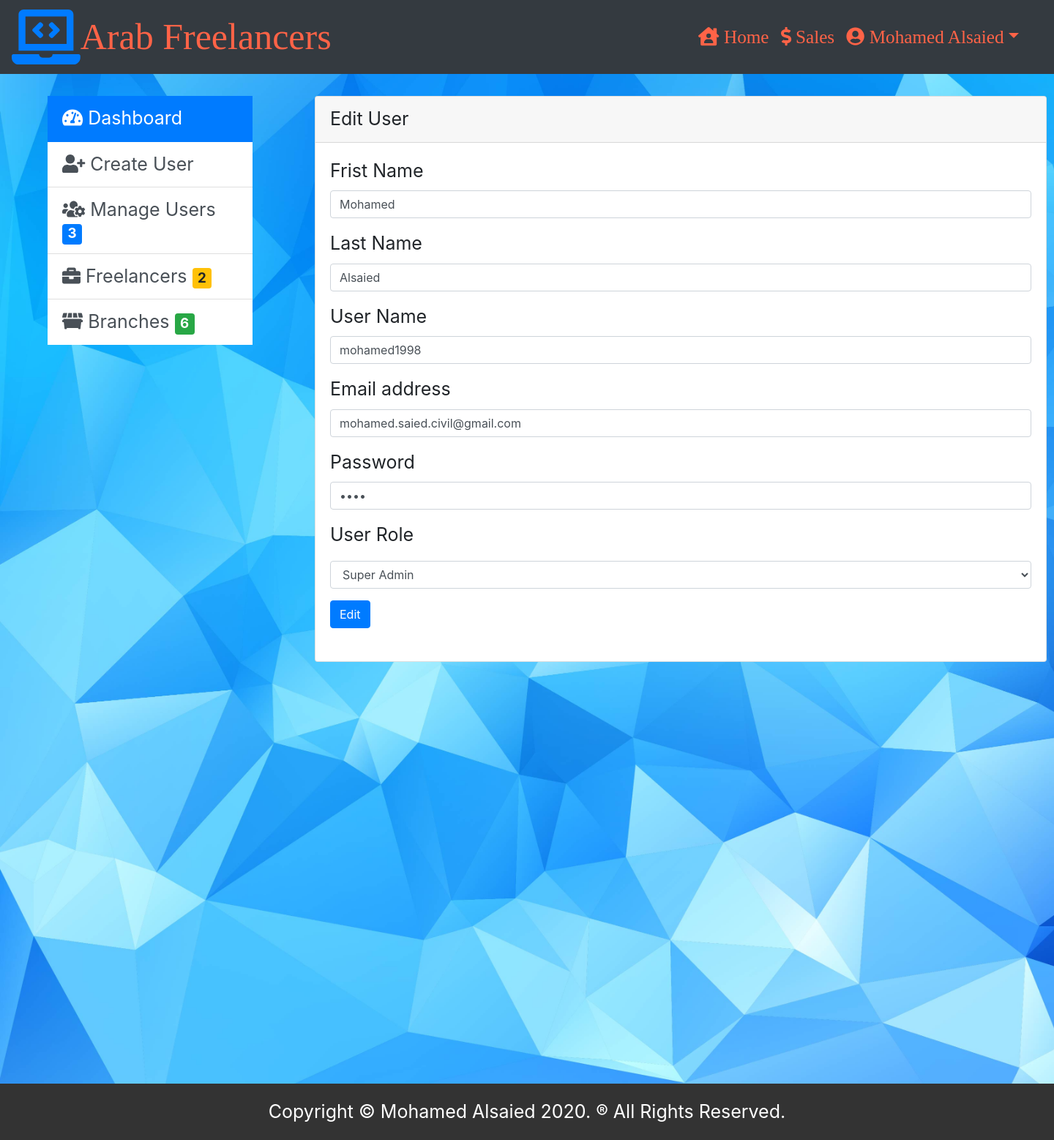
Page /admin/dashboard.php?page=edit&id=1 (signed in) on the committed database.
### tables this page shows
CREATE TABLE `users` (
  `user_id` int(3) NOT NULL,
  `fristname` varchar(100) NOT NULL,
  `lastname` varchar(100) NOT NULL,
  `user_name` varchar(100) NOT NULL,
  `email` varchar(55) NOT NULL,
  `user_pass` varchar(30) NOT NULL,
  `role` int(3) NOT NULL
);

### admin/edit.php (the view, shortened to what this page needs)
<?php
  if (isset($_GET['id'])){
     $id=$_GET['id'];
     $getUser="SELECT * FROM users WHERE user_id ='$id'";
     $result=mysqli_query($connection,$getUser);
     $row=mysqli_fetch_array($result);
  } ;
?>
<form method="post">
                           <div class="form-group">
                               <label for="Frist-Name">Frist Name</label>
                               <input type="text" name="fristname" value="<?= $row['fristname']?>" class="form-control" id="Frist_Name">
                           </div>
                           <div class="form-group">
                               <label for="Last-Name">Last Name</label>
                               <input type="text" name="lastname" value="<?= $row['lastname']?>" class="form-control" id="Last_Name">
                           </div>
                           <div class="form-group">
                               <label for="User-Name">User Name</label>
                               <input type="text" name="username" value="<?= $row['user_name']?>" class="form-control" id="User_Name">
                           </div>
                           <div class="form-group">
                               <label for="email">Email address</label>
                               <input type="email" name="email" value="<?= $row['email']?>" class="form-control" id="email" aria-describedby="emailHelp" autocomplete="off">
                           </div>
                           <div class="form-group">
                               <label for="password">Password</label>
                               <input type="password" name="password" value="<?= $row['user_pass']?>" class="form-control" id="password">
                           </div>
                           <div class="form-group">
                               <label class="form-group">User Role</label>
                               <select class="form-control" name="role">
                                         <?php
                                           if ($row['role']=='1'){
                                              echo "<option value='1'>Super Admin</option>";
                                           }elseif($row['role']=='2'){
                                              echo "<option value='2'>Admin</option>";
                                           }else{
                                              echo "<option value='3'>User</option>";
                                           }
                                         ?>
                               </select>
                           </div>
                           <button type="submit" name="submit" class="btn btn-primary">Edit</button>
                       </form>

### admin/css/style.css (style rules this page uses)
body { background-image: url(../images/bg.jpg); background-size: cover; font-size: 25px; }

### rows in the picture
users: fristname "Mohamed", lastname "Alsaied", username "mohamed1998", email "mohamed.saied.civil@gmail.com", role "Super Admin"

### other values in the picture
$_SESSION['frname'] "Mohamed"
$_SESSION['lsname'] "Alsaied"
getTotals('users') "3"
getTotals('freelanccers') "2"
